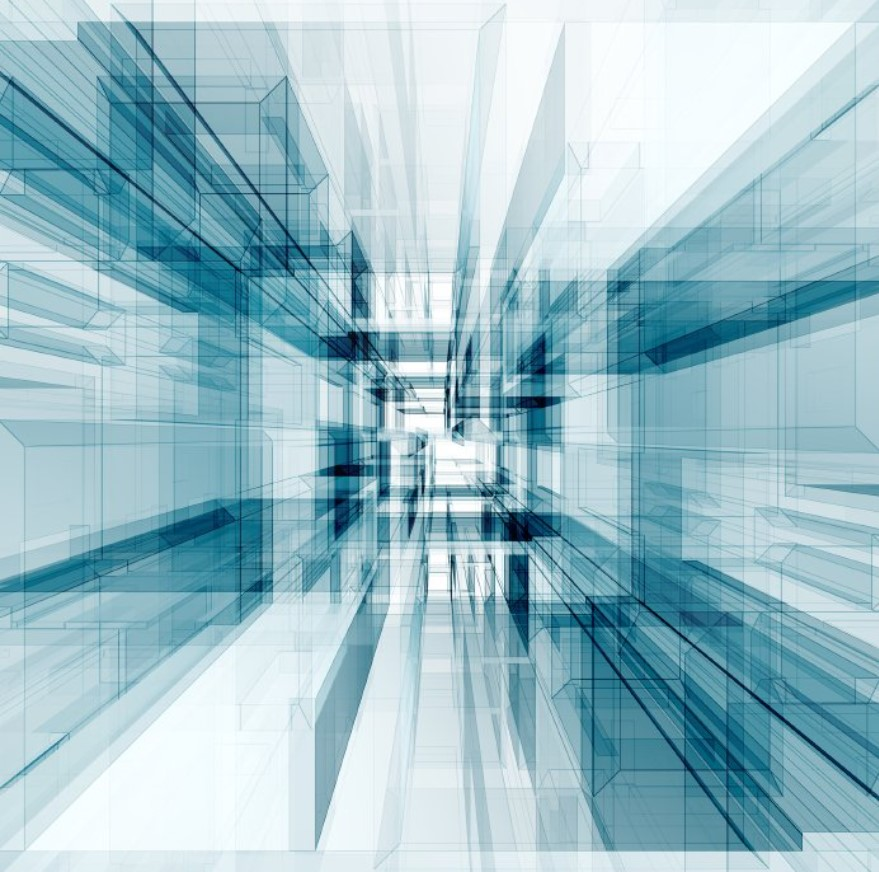
#> input picture Python/lab_6_14_feb_2023/abs_idea.jpg, 879 x 872 px, found by its file name
$ python prog_2.py
#> lines starting #> are read from the running program, lines starting #| are printed output that depends on the picture
# Example Python Program for contrast stretching

from PIL import Image


# Method to process the red band of the image

def normalizeRed(intensity):

    iI      = intensity


    minI    = 86

    maxI    = 230


    minO    = 0

    maxO    = 255


    iO      = (iI-minI)*(((maxO-minO)/(maxI-minI))+minO)

    return iO


# Method to process the green band of the image

def normalizeGreen(intensity):

    iI      = intensity


    minI    = 90

    maxI    = 225


    minO    = 0

    maxO    = 255


    iO      = (iI-minI)*(((maxO-minO)/(maxI-minI))+minO)

    return iO


# Method to process the blue band of the image

def normalizeBlue(intensity):

    iI      = intensity


    minI    = 100

    maxI    = 210


    minO    = 0

    maxO    = 255


    iO      = (iI-minI)*(((maxO-minO)/(maxI-minI))+minO)

    return iO


# Create an image object

imageObject     = Image.open("D:/Programing_works/6th_semester_work/Python/lab_6_14_feb_2023/abs_idea.jpg")
#> imageObject is the input picture: PIL image 879x872 RGB; mean R, G, B 156.4, 192, 202.2


# Split the red, green and blue bands from the Image

multiBands      = imageObject.split()


# Apply point operations that does contrast stretching on each color band

normalizedRedBand      = multiBands[0].point(normalizeRed)
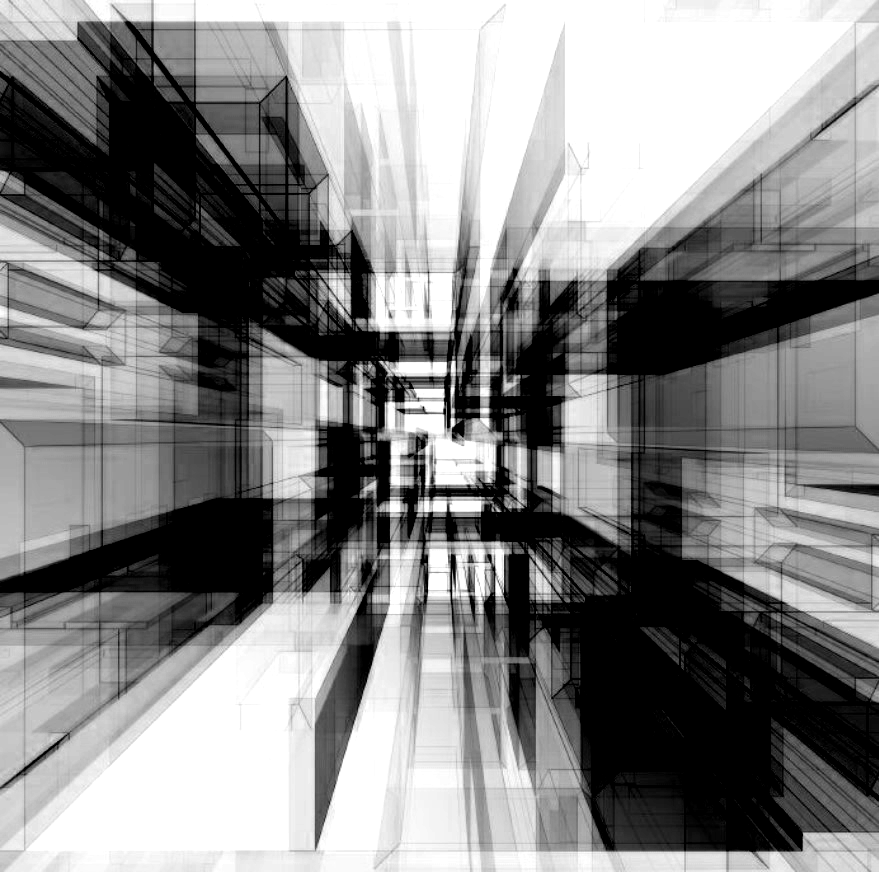
#> normalizedRedBand: PIL image 879x872 L; min 0, max 255, mean 134.2

normalizedGreenBand    = multiBands[1].point(normalizeGreen)
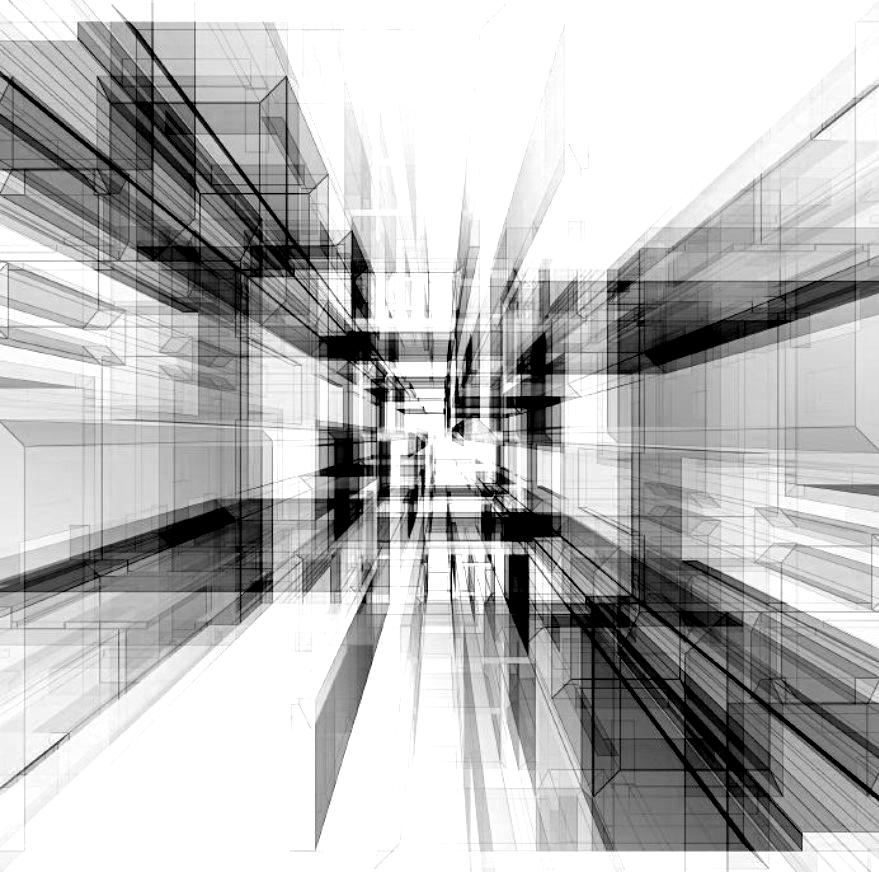
#> normalizedGreenBand: PIL image 879x872 L; min 0, max 255, mean 185.3

normalizedBlueBand     = multiBands[2].point(normalizeBlue)
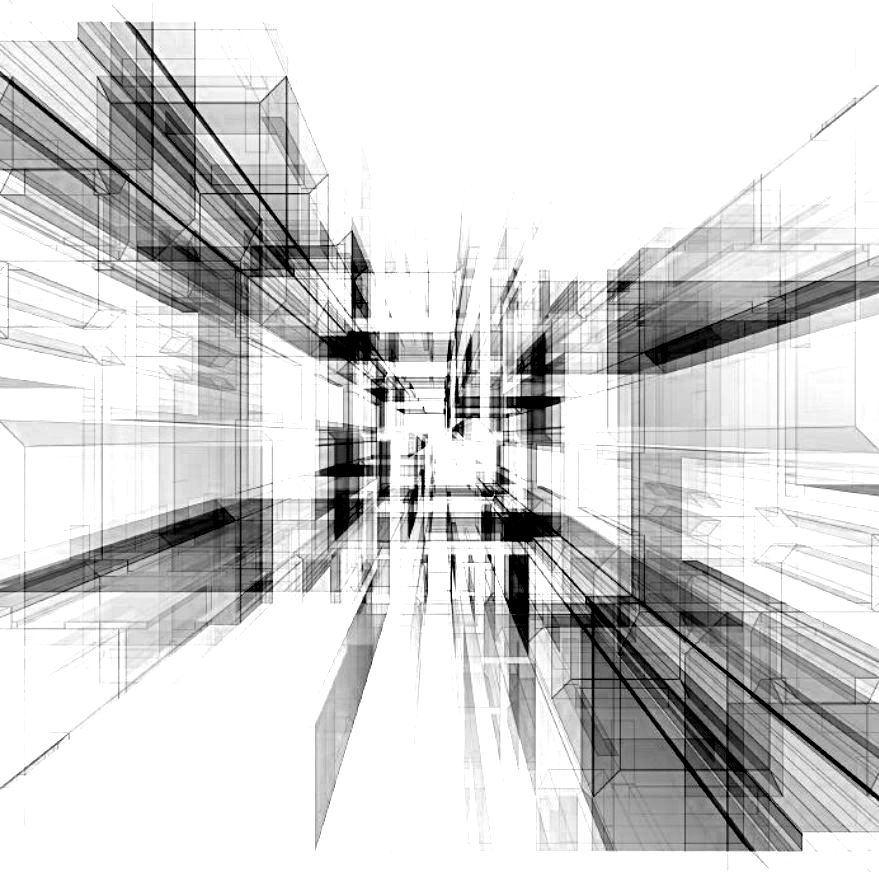
#> normalizedBlueBand: PIL image 879x872 L; min 0, max 255, mean 210.1


# Create a new image from the contrast stretched red, green and blue brands

normalizedImage = Image.merge("RGB", (normalizedRedBand, normalizedGreenBand, normalizedBlueBand))
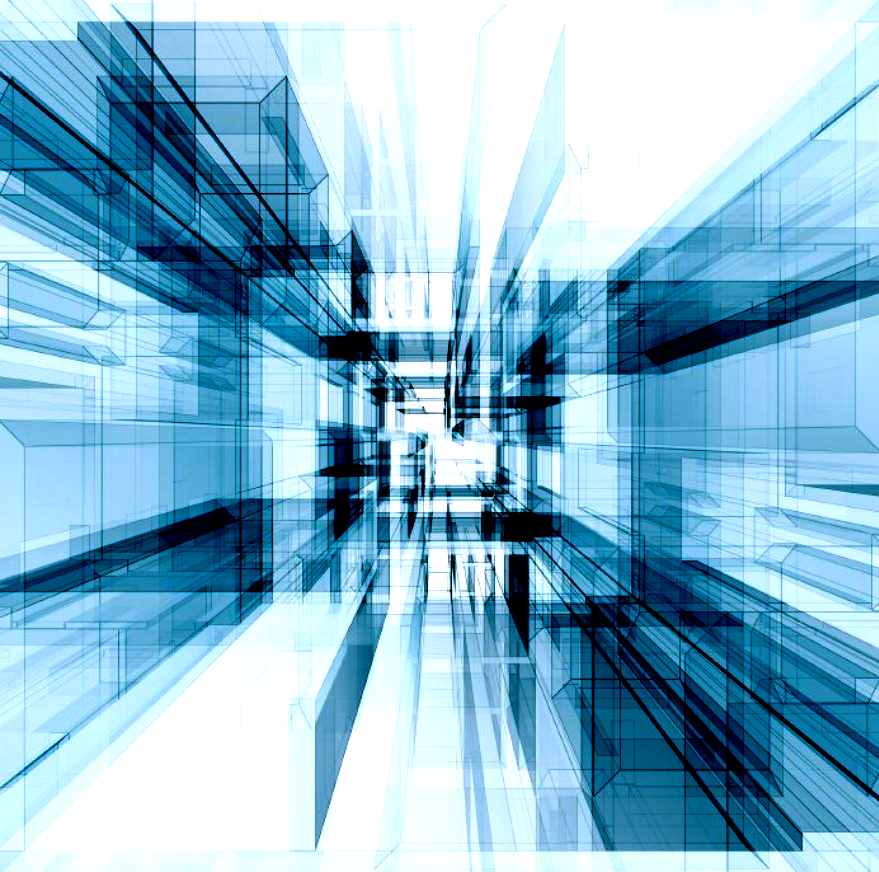
#> normalizedImage: PIL image 879x872 RGB; mean R, G, B 134.2, 185.3, 210.1


# Display the image before contrast stretching

imageObject.show()


# Display the image after contrast stretching

normalizedImage.show()
